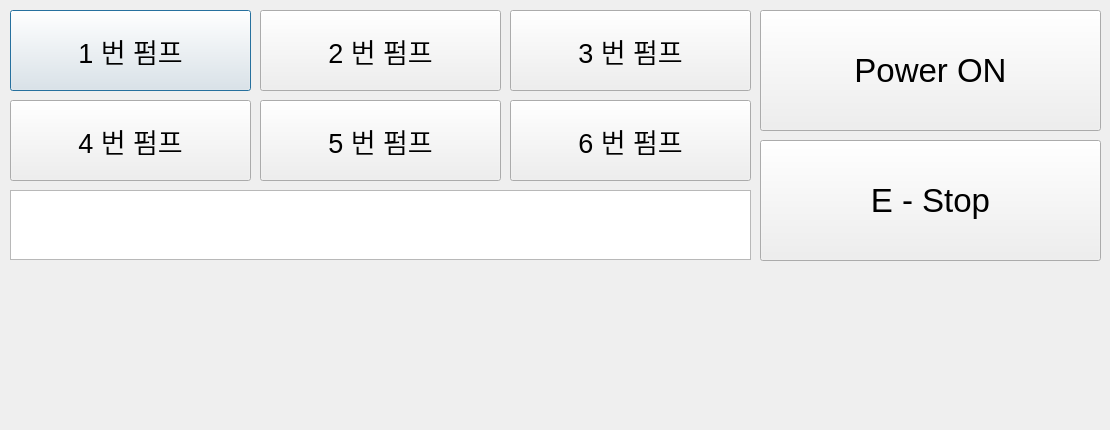
<?xml version="1.0" encoding="UTF-8"?>
<ui version="4.0">
 <class>Dialog</class>
 <widget class="QDialog" name="Dialog">
  <property name="geometry">
   <rect>
    <x>0</x>
    <y>0</y>
    <width>1110</width>
    <height>430</height>
   </rect>
  </property>
  <property name="windowTitle">
   <string>Dialog</string>
  </property>
  <widget class="QPushButton" name="Pump_1">
   <property name="geometry">
    <rect>
     <x>10</x>
     <y>10</y>
     <width>241</width>
     <height>81</height>
    </rect>
   </property>
   <property name="font">
    <font>
     <pointsize>20</pointsize>
    </font>
   </property>
   <property name="text">
    <string>1 번 펌프</string>
   </property>
  </widget>
  <widget class="QPushButton" name="Pump_2">
   <property name="geometry">
    <rect>
     <x>260</x>
     <y>10</y>
     <width>241</width>
     <height>81</height>
    </rect>
   </property>
   <property name="font">
    <font>
     <pointsize>20</pointsize>
    </font>
   </property>
   <property name="text">
    <string>2 번 펌프</string>
   </property>
  </widget>
  <widget class="QPushButton" name="Pump_3">
   <property name="geometry">
    <rect>
     <x>510</x>
     <y>10</y>
     <width>241</width>
     <height>81</height>
    </rect>
   </property>
   <property name="font">
    <font>
     <pointsize>20</pointsize>
    </font>
   </property>
   <property name="text">
    <string>3 번 펌프</string>
   </property>
  </widget>
  <widget class="QPushButton" name="Pump_4">
   <property name="geometry">
    <rect>
     <x>10</x>
     <y>100</y>
     <width>241</width>
     <height>81</height>
    </rect>
   </property>
   <property name="font">
    <font>
     <pointsize>20</pointsize>
    </font>
   </property>
   <property name="text">
    <string>4 번 펌프</string>
   </property>
  </widget>
  <widget class="QPushButton" name="Pump_5">
   <property name="geometry">
    <rect>
     <x>260</x>
     <y>100</y>
     <width>241</width>
     <height>81</height>
    </rect>
   </property>
   <property name="font">
    <font>
     <pointsize>20</pointsize>
    </font>
   </property>
   <property name="text">
    <string>5 번 펌프</string>
   </property>
  </widget>
  <widget class="QPushButton" name="Pump_6">
   <property name="geometry">
    <rect>
     <x>510</x>
     <y>100</y>
     <width>241</width>
     <height>81</height>
    </rect>
   </property>
   <property name="font">
    <font>
     <pointsize>20</pointsize>
    </font>
   </property>
   <property name="text">
    <string>6 번 펌프</string>
   </property>
  </widget>
  <widget class="QTextEdit" name="textEdit">
   <property name="geometry">
    <rect>
     <x>10</x>
     <y>190</y>
     <width>741</width>
     <height>70</height>
    </rect>
   </property>
   <property name="font">
    <font>
     <pointsize>20</pointsize>
    </font>
   </property>
  </widget>
  <widget class="QPushButton" name="btnpower">
   <property name="geometry">
    <rect>
     <x>760</x>
     <y>10</y>
     <width>341</width>
     <height>121</height>
    </rect>
   </property>
   <property name="font">
    <font>
     <pointsize>25</pointsize>
    </font>
   </property>
   <property name="text">
    <string>Power ON</string>
   </property>
  </widget>
  <widget class="QPushButton" name="enstop">
   <property name="geometry">
    <rect>
     <x>760</x>
     <y>140</y>
     <width>341</width>
     <height>121</height>
    </rect>
   </property>
   <property name="font">
    <font>
     <pointsize>25</pointsize>
    </font>
   </property>
   <property name="text">
    <string>E - Stop</string>
   </property>
  </widget>
 </widget>
 <resources/>
 <connections/>
</ui>
